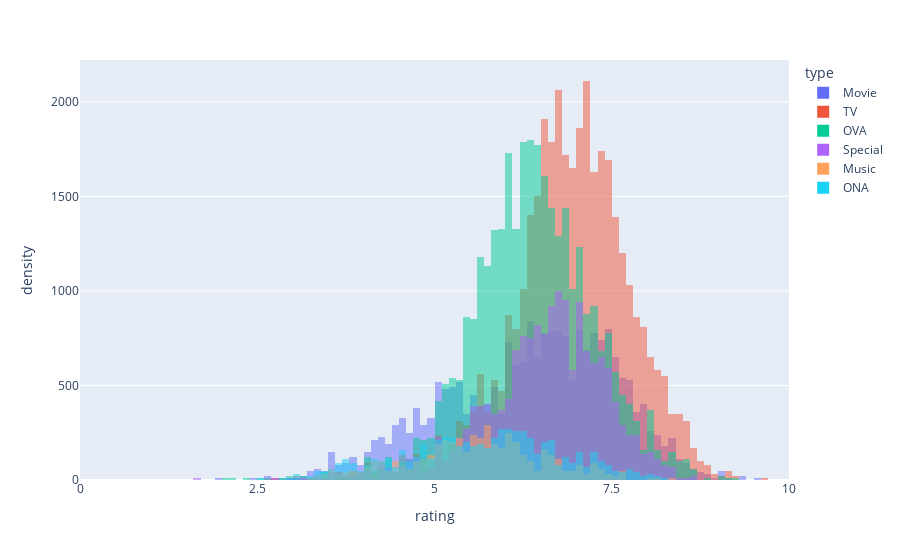

The notebook cell saved with this chart:
### Markdown cell above
## variations of ratings by anime type

### Code cell
fig = px.histogram(anime.dropna(subset=['rating']), x='rating', color='type',
                   histnorm='density', nbins=100, opacity=0.5,
                   barmode='overlay', range_x=[0, 10])
fig.update_layout(xaxis=dict(dtick=2.5))


fig.show()

### Figure 1 — Plotly figure (JSON) as saved in the notebook; plotly's stock layout.template omitted (floating-point values rounded to 4 significant figures; data arrays with more than 128 entries replaced by an {"elided": "..."} marker saying what was removed)
{"data": [{"alignmentgroup": "True", "bingroup": "x", "histnorm": "density", "hovertemplate": "type=Movie<br>rating=%{x}<br>density=%{y}<extra></extra>", "legendgroup": "Movie", "marker": {"color": "#636efa", "opacity": 0.5, "pattern": {"shape": ""}}, "name": "Movie", "nbinsx": 100, "offsetgroup": "Movie", "orientation": "v", "showlegend": true, "type": "histogram", "x": {"elided": "2259 float values"}, "xaxis": "x", "yaxis": "y"}, {"alignmentgroup": "True", "bingroup": "x", "histnorm": "density", "hovertemplate": "type=TV<br>rating=%{x}<br>density=%{y}<extra></extra>", "legendgroup": "TV", "marker": {"color": "#EF553B", "opacity": 0.5, "pattern": {"shape": ""}}, "name": "TV", "nbinsx": 100, "offsetgroup": "TV", "orientation": "v", "showlegend": true, "type": "histogram", "x": {"elided": "3668 float values"}, "xaxis": "x", "yaxis": "y"}, {"alignmentgroup": "True", "bingroup": "x", "histnorm": "density", "hovertemplate": "type=OVA<br>rating=%{x}<br>density=%{y}<extra></extra>", "legendgroup": "OVA", "marker": {"color": "#00cc96", "opacity": 0.5, "pattern": {"shape": ""}}, "name": "OVA", "nbinsx": 100, "offsetgroup": "OVA", "orientation": "v", "showlegend": true, "type": "histogram", "x": {"elided": "3284 float values"}, "xaxis": "x", "yaxis": "y"}, {"alignmentgroup": "True", "bingroup": "x", "histnorm": "density", "hovertemplate": "type=Special<br>rating=%{x}<br>density=%{y}<extra></extra>", "legendgroup": "Special", "marker": {"color": "#ab63fa", "opacity": 0.5, "pattern": {"shape": ""}}, "name": "Special", "nbinsx": 100, "offsetgroup": "Special", "orientation": "v", "showlegend": true, "type": "histogram", "x": {"elided": "1670 float values"}, "xaxis": "x", "yaxis": "y"}, {"alignmentgroup": "True", "bingroup": "x", "histnorm": "density", "hovertemplate": "type=Music<br>rating=%{x}<br>density=%{y}<extra></extra>", "legendgroup": "Music", "marker": {"color": "#FFA15A", "opacity": 0.5, "pattern": {"shape": ""}}, "name": "Music", "nbinsx": 100, "offsetgroup": "Music", "orientation": "v", "showlegend": true, "type": "histogram", "x": {"elided": "488 float values"}, "xaxis": "x", "yaxis": "y"}, {"alignmentgroup": "True", "bingroup": "x", "histnorm": "density", "hovertemplate": "type=ONA<br>rating=%{x}<br>density=%{y}<extra></extra>", "legendgroup": "ONA", "marker": {"color": "#19d3f3", "opacity": 0.5, "pattern": {"shape": ""}}, "name": "ONA", "nbinsx": 100, "offsetgroup": "ONA", "orientation": "v", "showlegend": true, "type": "histogram", "x": {"elided": "648 float values"}, "xaxis": "x", "yaxis": "y"}], "layout": {"barmode": "overlay", "legend": {"title": {"text": "type"}, "tracegroupgap": 0}, "margin": {"t": 60}, "xaxis": {"anchor": "y", "domain": [0, 1], "dtick": 2.5, "range": [0, 10], "title": {"text": "rating"}}, "yaxis": {"anchor": "x", "domain": [0, 1], "title": {"text": "density"}}}}
